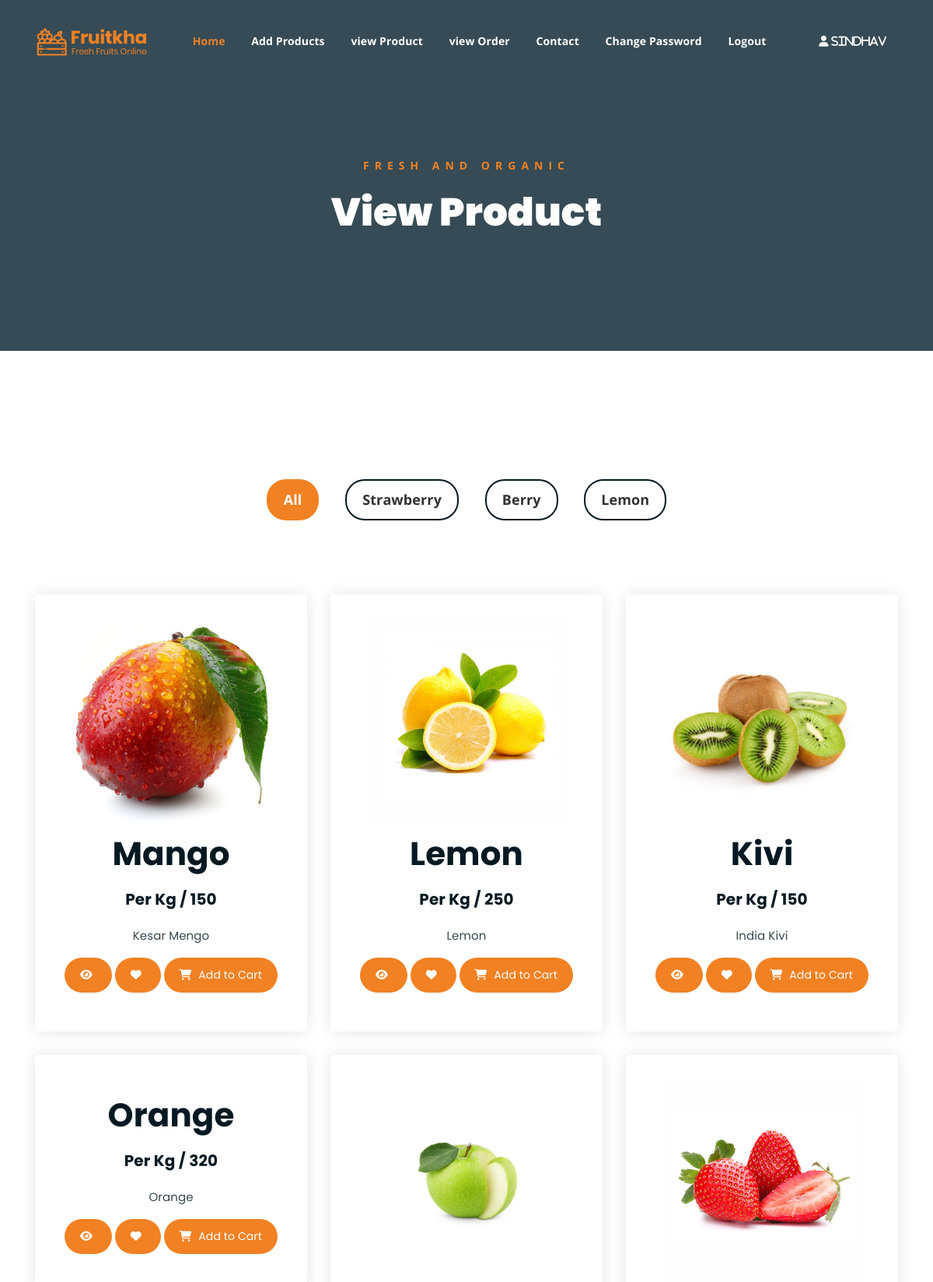
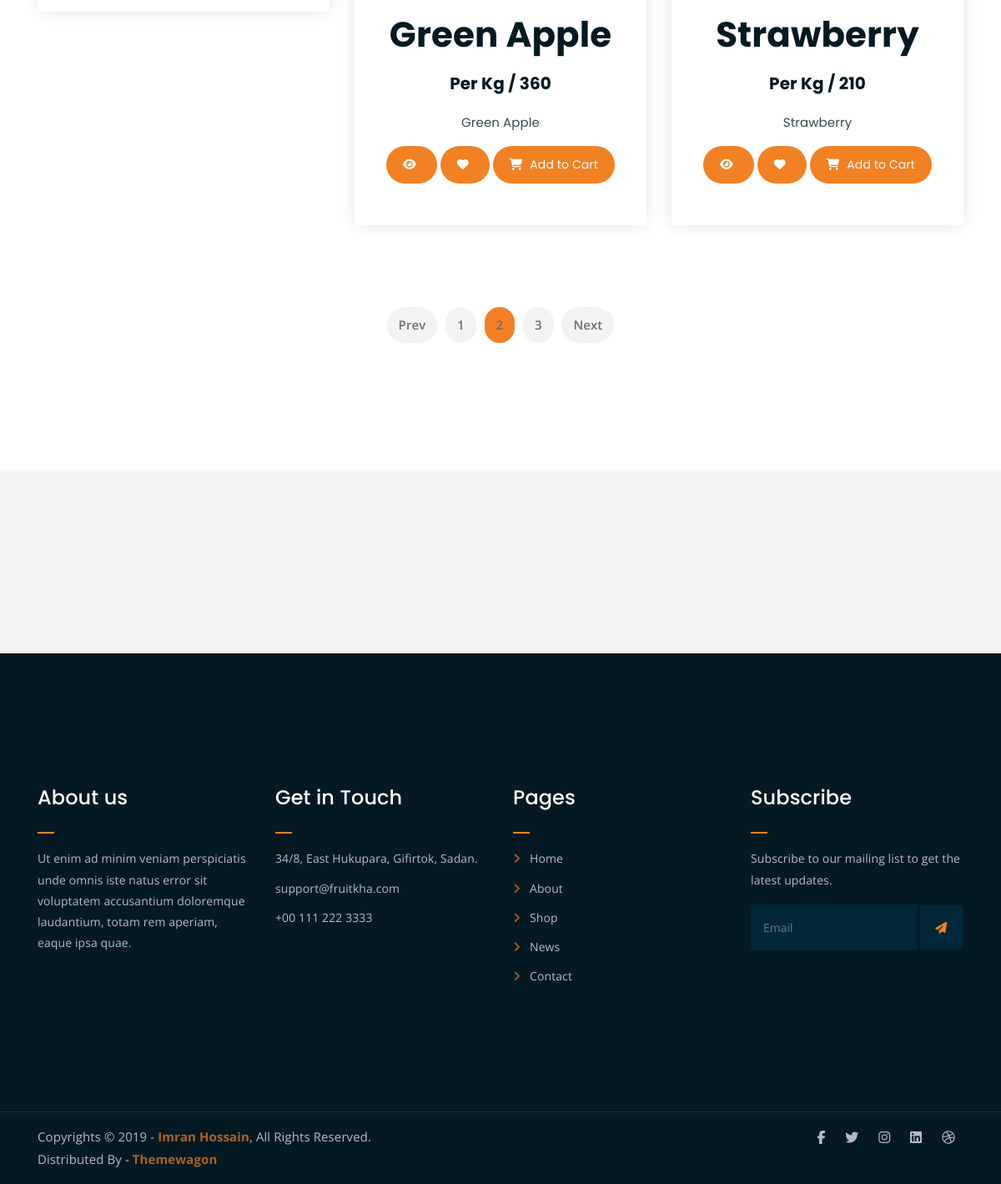
The app's page /seller-view-product/ (signed in) with its own data (2 pictures, top to bottom).
### myapp/models.py (models this page shows, shortened)
class User(models.Model):
    fname=models.CharField(max_length=100)
    lname=models.CharField(max_length=100)
    phone=models.PositiveIntegerField()
    email=models.EmailField()
    message=models.TextField()
    password=models.CharField(max_length=100)
    usertype=models.CharField(max_length=100,default="buyer")

class Product(models.Model):
    seller=models.ForeignKey(User,on_delete=models.CASCADE)
    product_name=models.CharField(max_length=100)
    product_price=models.PositiveIntegerField()
    product_picture=models.ImageField(upload_to="product_picture/")
    product_desc=models.TextField()

### myapp/views.py (the view)
# urls.py: path('seller-view-product/',views.seller_view_product,name='seller-view-product'),
def seller_view_product(request):
     seller=User.objects.get(email=request.session['email'])
     products=Product.objects.filter(seller=seller)
     return render(request,'seller-view-product.html',{'products':products})

### templates/seller-view-product.html (shortened to what this page needs)
{% extends 'seller-header.html'%}
{% load static %}
{% block content%}
<!DOCTYPE html>
<html lang="en">
<head>
</head>
<body>
	<div class="breadcrumb-section breadcrumb-bg">
		<div class="container">
			<div class="row">
				<div class="col-lg-8 offset-lg-2 text-center">
					<div class="breadcrumb-text">
						<p>Fresh and Organic</p>
						<h1> View Product </h1>
					</div>
				</div>
			</div>
		</div>
	</div>
	<div class="product-section mt-150 mb-150">
		<div class="container">
			<div class="row">
                <div class="col-md-12">
                    <div class="product-filters">
                        <ul>
                            <li class="active" data-filter="*">All</li>
                            <li data-filter=".strawberry">Strawberry</li>
                            <li data-filter=".berry">Berry</li>
                            <li data-filter=".lemon">Lemon</li>
                        </ul>
                    </div>
                </div>
            </div>
			<div class="row product-lists">
                {% for i in products %}
				<div class="col-lg-4 col-md-6 text-center strawberry">
					<div class="single-product-item">
						<div class="product-image">
							<a href=""><img src="{{i.product_picture.url}}" alt=""></a>
						</div>
						<h2>{{i.product_name}}</h2>
						<p class="product-price" style="font-size: 20px;">Per Kg / {{i.product_price}} </p>
						<p class="product-price"> <span> {{i.product_desc}} </span>   </p>
                        <a href="{% url 'seller-product-details' pk=i.pk %}" class="cart-btn"><i class="fa-solid fa-eye" style="color: white;"></i> </a>
						<a href="cart.html" class="cart-btn"><i class="fa-solid fa-heart" style="color: white;"></i> </a>
						<a href="cart.html" class="cart-btn"><i class="fas fa-shopping-cart"></i> Add to Cart</a>
                    </div>
				</div>
                {% endfor %}
			</div>
                <br>
			<div class="row">
				<div class="col-lg-12 text-center">
					<div class="pagination-wrap">
						<ul>
							<li><a href="#">Prev</a></li>
							<li><a href="#">1</a></li>
							<li><a class="active" href="#">2</a></li>
							<li><a href="#">3</a></li>
							<li><a href="#">Next</a></li>
						</ul>
					</div>
				</div>
			</div>
		</div>
	</div>
	<div class="logo-carousel-section">
		<div class="container">
			<div class="row">
				<div class="col-lg-12">
					<div class="logo-carousel-inner">
						<div class="single-logo-item">
							<img src="{% static 'assets/img/company-logos/1.png' %}" alt="">
						</div>
						<div class="single-logo-item">
							<img src="{% static 'assets/img/company-logos/2.png' %}" alt="">
						</div>
						<div class="single-logo-item">
							<img src="{% static 'assets/img/company-logos/3.png' %}" alt="">
						</div>
						<div class="single-logo-item">
							<img src="{% static 'assets/img/company-logos/4.png' %}" alt="">
						</div>
					</div>
				</div>
			</div>
		</div>
	</div>
</body>
</html>
{% endblock %}

### templates/seller-header.html (shortened to what this page needs)
{% load static %}
<!DOCTYPE html>
<html lang="en">
<head>
	<link rel="stylesheet" href="https://cdnjs.cloudflare.com/ajax/libs/font-awesome/6.7.2/css/all.min.css" />
	<link rel="stylesheet" href="{% static 'assets/css/all.min.css' %}">
	<link rel="stylesheet" href="{% static 'assets/bootstrap/css/bootstrap.min.css' %}">
	<link rel="stylesheet" href="{% static 'assets/css/owl.carousel.css' %}">
	<link rel="stylesheet" href="{% static 'assets/css/magnific-popup.css' %}">
	<link rel="stylesheet" href="{% static 'assets/css/animate.css' %}">
	<link rel="stylesheet" href="{% static 'assets/css/meanmenu.min.css' %}">
	<link rel="stylesheet" href="{% static 'assets/css/main.css' %}">
	<link rel="stylesheet" href="{% static 'assets/css/responsive.css' %}">
</head>
<body>
	<div class="top-header-area" id="sticker">
		<div class="container">
			<div class="row">
				<div class="col-lg-12 col-sm-12 text-center">
					<div class="main-menu-wrap">
						<div class="site-logo">
							<a href="/">
								<img src="{% static 'assets/img/logo.png' %}" alt="">
							</a>
						</div>
						<nav class="main-menu">
							<ul>
								<li class="current-list-item"><a href="{% url 'seller-index' %}">Home</a>
								</li>
								<li><a href="{% url 'seller-add-product' %}">Add Products </a></li>
								<li><a href="{% url 'seller-view-product' %}">view Product</a></li>
								<li><a href="{% url 'about' %}">view Order</a></li>
								<li><a href="{% url 'contact' %}">Contact</a></li>
								{% if request.session.email %}
								<li><a href="{% url 'change-password' %}">Change Password </a></li>
								<li><a href="{% url 'logout' %}">Logout </a></li>
								{% else %}
								<li><a href="{% url 'signup' %}">Sign Up</a></li>
								<li><a href="{% url 'login' %}">Login </a></li>
								{% endif %}
								<li>
							{% if request.session.email %}
									<div class="header-icons">
							    <a class="shopping-cart" href="{% url 'profile' %}"> <i class="fa-solid fa-user" style="color: white;"> {{request.session.fname}}</i></a>
										</div>
							{% endif %}
								</li>
							</ul>
						</nav>
					</div>
				</div>
			</div>
		</div>
	</div>
    {% block content %}
    {% endblock %}
	<div class="footer-area">
		<div class="container">
			<div class="row">
				<div class="col-lg-3 col-md-6">
					<div class="footer-box about-widget">
						<h2 class="widget-title">About us</h2>
						<p>Ut enim ad minim veniam perspiciatis unde omnis iste natus error sit voluptatem accusantium doloremque laudantium, totam rem aperiam, eaque ipsa quae.</p>
					</div>
				</div>
				<div class="col-lg-3 col-md-6">
					<div class="footer-box get-in-touch">
						<h2 class="widget-title">Get in Touch</h2>
						<ul>
							<li>34/8, East Hukupara, Gifirtok, Sadan.</li>
							<li>support@fruitkha.com</li>
							<li>+00 111 222 3333</li>
						</ul>
					</div>
				</div>
				<div class="col-lg-3 col-md-6">
					<div class="footer-box pages">
						<h2 class="widget-title">Pages</h2>
						<ul>
							<li><a href="{% url 'seller-index' %}">Home</a></li>
							<li><a href="{% url 'about' %}">About</a></li>
							<li><a href="{% url 'shop' %}">Shop</a></li>
							<li><a href="{% url 'news' %}">News</a></li>
							<li><a href="{% url 'contact' %}">Contact</a></li>
						</ul>
					</div>
				</div>
				<div class="col-lg-3 col-md-6">
					<div class="footer-box subscribe">
						<h2 class="widget-title">Subscribe</h2>
						<p>Subscribe to our mailing list to get the latest updates.</p>
						<form action="#">
							<input type="email" placeholder="Email">
							<button type="submit"><i class="fas fa-paper-plane"></i></button>
						</form>
					</div>
				</div>
			</div>
		</div>
	</div>
	<div class="copyright">
		<div class="container">
			<div class="row">
				<div class="col-lg-6 col-md-12">
					<p>Copyrights &copy; 2019 - <a href="https://imransdesign.com/">Imran Hossain</a>,  All Rights Reserved.<br>
						Distributed By - <a href="https://themewagon.com/">Themewagon</a>
					</p>
				</div>
				<div class="col-lg-6 text-right col-md-12">
					<div class="social-icons">
						<ul>
							<li><a href="#" target="_blank"><i class="fab fa-facebook-f"></i></a></li>
							<li><a href="#" target="_blank"><i class="fab fa-twitter"></i></a></li>
							<li><a href="#" target="_blank"><i class="fab fa-instagram"></i></a></li>
							<li><a href="#" target="_blank"><i class="fab fa-linkedin"></i></a></li>
							<li><a href="#" target="_blank"><i class="fab fa-dribbble"></i></a></li>
						</ul>
					</div>
				</div>
			</div>
		</div>
	</div>
</body>
</html>

### records on screen
User: session.fname "Sindhav"
Product: product_picture (picture), product_name "Mango", product_price "150", product_desc "Kesar Mengo"
Product: product_picture (picture), product_name "Lemon", product_price "250", product_desc "Lemon"
Product: product_picture (picture), product_name "Kivi", product_price "150", product_desc "India Kivi"
Product: product_name "Orange", product_price "320", product_desc "Orange"
Product: product_picture (picture), product_name "Green Apple", product_price "360", product_desc "Green Apple"
Product: product_picture (picture), product_name "Strawberry", product_price "210", product_desc "Strawberry"
